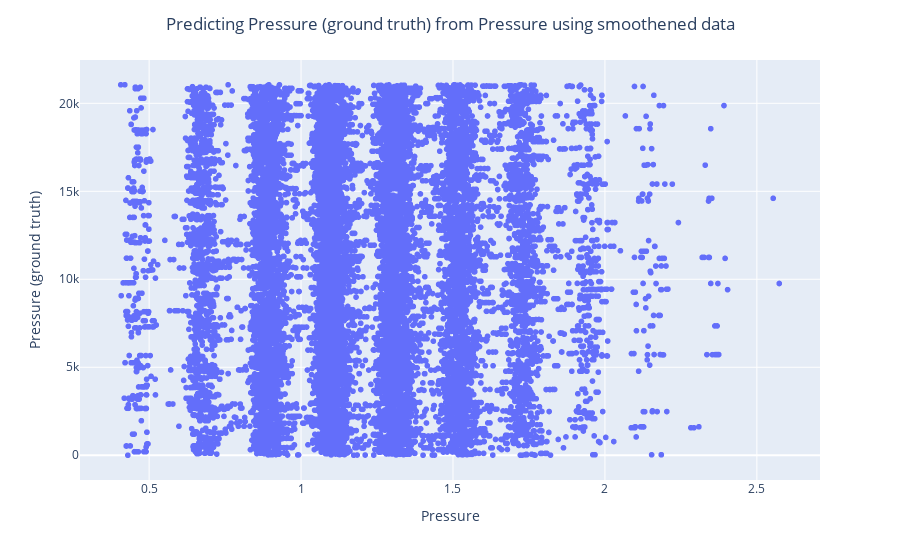

The notebook cell this image was saved under:
### Code cell
df_binary = df[['Pressure_ground_truth', 'Pressure']]
df_binary = df_binary.sample(frac=1)

X = np.array(df_binary['Pressure'])
y = np.array(df_binary['Pressure_ground_truth'])

# Dropping any rows with Nan values
df_binary.dropna(inplace = True)
  
# Splitting the data into training and testing data
X_train, X_test, y_train, y_test = train_test_split(X, y, test_size = 0.2)

# Smooth X_train and y_train
X_train = smooth(X_train, 11)
y_train = smooth(y_train, 11)

# # reshape X_train, y_train, X_test, y_test
X_train = np.array(X_train).reshape(-1, 1)
y_train = np.array(y_train).reshape(-1, 1)
X_test = np.array(X_test).reshape(-1, 1)
y_test = np.array(y_test).reshape(-1, 1)

regr = LinearRegression()
regr.fit(X_train, y_train)
print("Score: ", regr.score(X_test, y_test))
y_pred = regr.predict(X_test)
err = mean_squared_error(y_test, y_pred)**0.5
print("Error: ", err)
plt.scatter(X_train, y_train,color='g') 
plt.plot(X_test, y_pred,color='k') 
plt.title('Predicting Pressure (ground truth) from Pressure using smoothened data')
plt.xlabel('Pressure')
plt.ylabel('Pressure (ground truth)')
plt.show()

# plot scatter plot of X_train and y_train using plotly
fig = px.scatter(X_train[:,0], y_train[:,0])
fig.update_layout(title='Predicting Pressure (ground truth) from Pressure using smoothened data', xaxis_title='Pressure', yaxis_title='Pressure (ground truth)')
# centre the title
fig.update_layout(title_x=0.5)
fig.show()

### Figure 1 — Plotly figure (JSON) as saved in the notebook; plotly's stock layout.template omitted (floating-point values rounded to 4 significant figures; data arrays with more than 128 entries replaced by an {"elided": "..."} marker saying what was removed)
{"data": [{"hovertemplate": "x=%{x}<br>index=%{y}<extra></extra>", "legendgroup": "", "marker": {"color": "#636efa", "symbol": "circle"}, "mode": "markers", "name": "", "showlegend": false, "type": "scattergl", "x": {"elided": "21056 float values"}, "xaxis": "x", "y": {"elided": "21056 int values"}, "yaxis": "y"}], "layout": {"legend": {"tracegroupgap": 0}, "margin": {"t": 60}, "title": {"text": "Predicting Pressure (ground truth) from Pressure using smoothened data", "x": 0.5}, "xaxis": {"anchor": "y", "domain": [0, 1], "title": {"text": "Pressure"}}, "yaxis": {"anchor": "x", "domain": [0, 1], "title": {"text": "Pressure (ground truth)"}}}}
